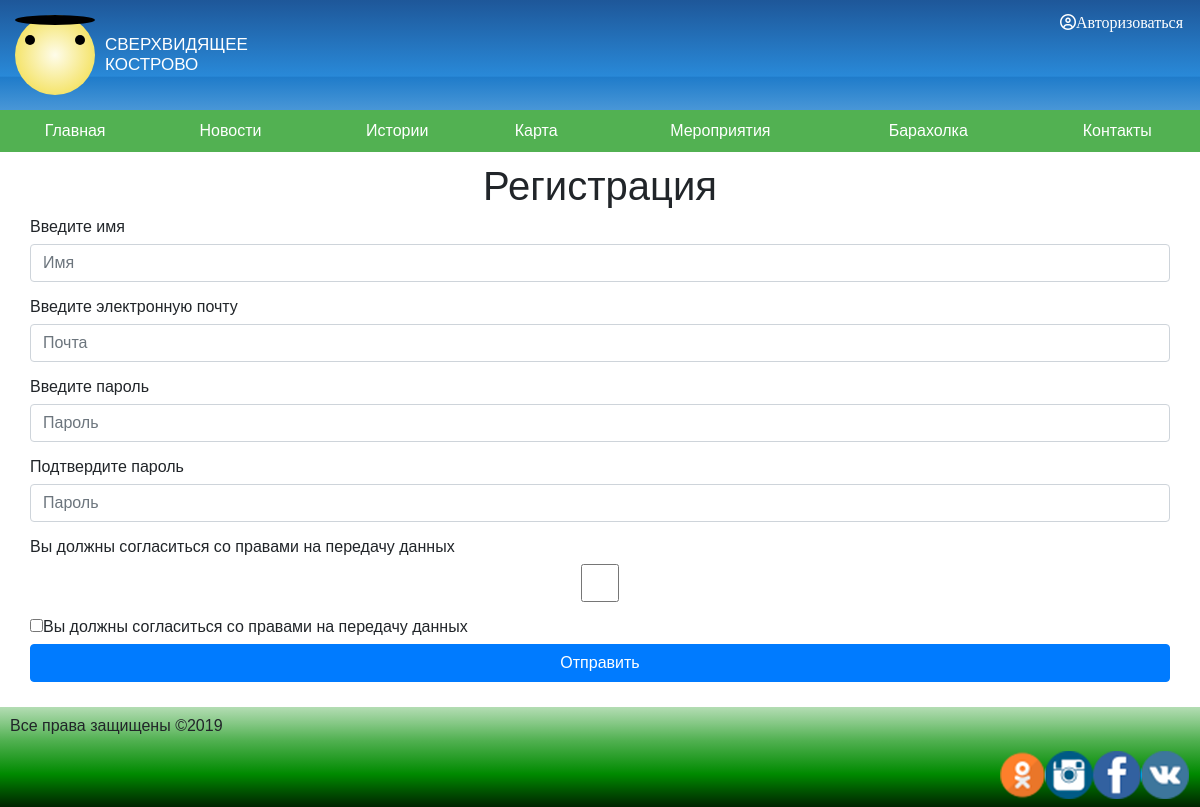
Before: /?page=reg with the older database file.
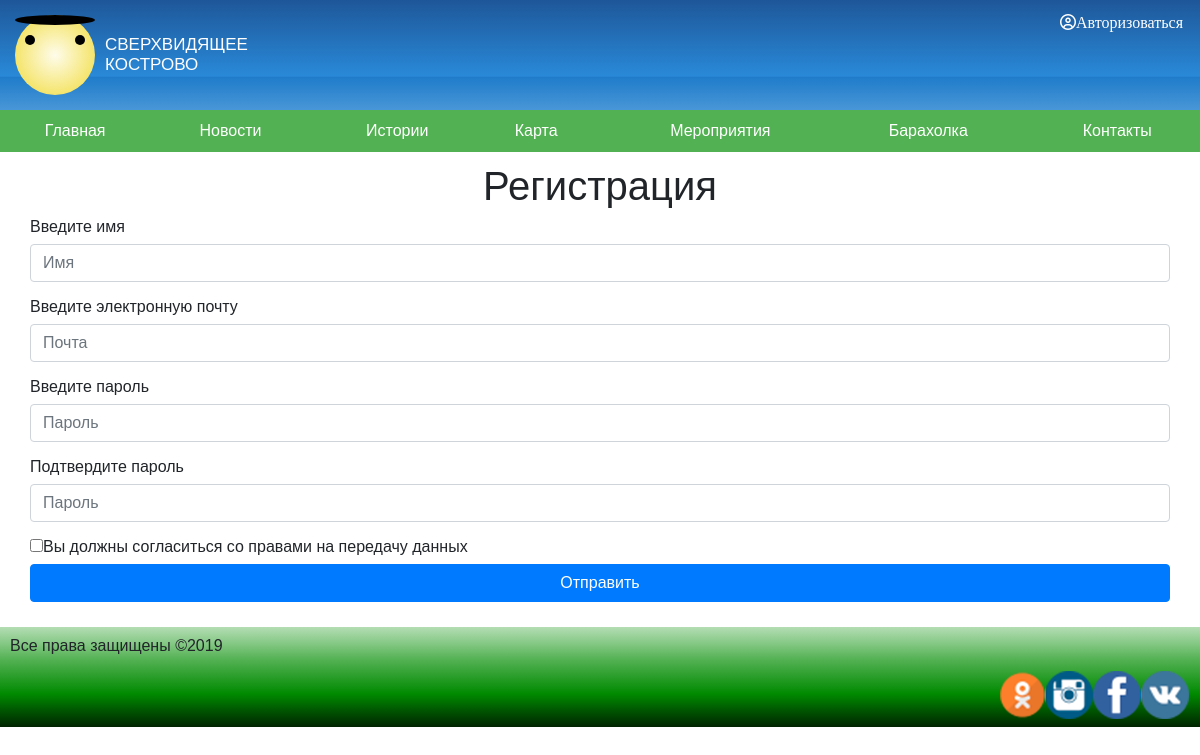
After: the same page with the newer database file.
### tables this page shows
CREATE TABLE `menu` (
  `id` int(11) NOT NULL,
  `url` varchar(255) NOT NULL DEFAULT '?page=',
  `title` text NOT NULL,
  `parent` int(11) NOT NULL DEFAULT '0'
);

CREATE TABLE `input_reg` (
  `id` int(11) NOT NULL,
  `placeholder` varchar(255) NOT NULL,
  `type` varchar(255) NOT NULL,
  `for` varchar(255) NOT NULL,
  `text` text NOT NULL,
  `name` varchar(255) NOT NULL
);

CREATE TABLE `social_network` (
  `id` int(11) NOT NULL,
  `url` text NOT NULL,
  `class` varchar(255) NOT NULL
);

### index.php (called while the page is built, shortened)
<?php
require 'functions/bd.php';
require 'functions/function.php';
connections();

### functions/function.php (the view, shortened to what this page needs)
<?php
function connections()
{
    $file = '';
    if (empty($_GET['page'])) {
        $file = 'main';
    } else {
        $file = $_GET['page'];
    }
    include 'tempate/header.php';
    include 'imip/' . $file . '.php';
    include 'tempate/footer.php';
}
function do_query($query)
{
    global $mysqli;
    $result = mysqli_query($mysqli, $query);
    return $result;
}
function get_menu()
{
    $sql = do_query('SELECT * FROM `menu` WHERE `parent` = "0" ORDER BY menu.id');
    $output = "<ul>";
    foreach ($sql as $r) {
        $output .= "<li><a href='" . $r['url'] . "'>" . $r['title'] . "</a></li>";
    }
    $output .= "</ul>";
    echo $output;
    return;
}
function input_reg()
{
    $sql = do_query('SELECT * FROM `input_reg` ORDER BY input_reg.id');
    $output = "<form method='post' action=''>";
    foreach ($sql as $r) {
        $output .= "<div class='form-group'><label for='" . $r['for'] . "'>" . $r['text'] . "</label><input class='form-control' type='" . $r['type'] . "' name='" . $r['name'] . "' placeholder='" . $r['placeholder'] . "' id='" . $r['for'] . "' value='".$_POST[$r['name']]."'></div>";
    }
    $output .= "<div class=\"checkbox\">
    <label>
      <input type=\"checkbox\">Вы должны согласиться со правами на передачу данных
    </label>
  </div> <button type=\"submit\" class=\"btn btn-default btn-primary\" name='submit'>Отправить</button></form>";
    echo $output;
    return;
}
function get_soclal()
{
    $out = '<div class="block_img">';
    $sql = do_query('SELECT * FROM `social_network`');
    foreach ($sql as $item) {
        $out .= '<a href="' . $item['url'] . '" class="' . $item['class'] . ' img_icons"></a>';
    }
    $out .= '</div>';
    echo $out;
    return;
}

### tempate/header.php (shortened to what this page needs)
<!doctype html>
<html lang="ru">
<head>
    <link rel="stylesheet" href="https://stackpath.bootstrapcdn.com/bootstrap/4.2.1/css/bootstrap.min.css"
>
    <link rel="stylesheet" href="css/style.css?t=<?php echo(microtime(true) . rand()); ?>">
    <link rel="stylesheet" href="font-icons/css/font-awesome.css">
</head>
<body>
<div class="container-fluid">
    <header>
        <div class="header">
            <div class="row">
                <div class="col-12">
                    <div class="logo">
                        <div class="sun move">
                            <div class="roth"></div>
                        </div>
                        <div class="slang"><p>сверхвидящее</p>
                            <p>кострово</p></div>
                    </div>
                    <div class="row">
                        <div class="col-12 no-col">
                            <button type="button" class="btn btn-primary modal-open" data-toggle="modal"
                                    data-target="#exampleModal">
                                <span class="fa fa-user-circle-o fa-1x">Авторизоваться</span>
                            </button>
                        </div>
                        <div class="col-12 menu-header">
                            <div class="menu">
                                <nav>
                                    <?php
                                    get_menu();
                                    ?>
                                </nav>
                            </div>
                        </div>
                    </div>
                </div>
            </div>
        </div>
    </header>
    <div class="container">

### imip/reg.php (shortened to what this page needs)
<h1 class="text-center">Регистрация</h1>
<?php
input_reg();

### tempate/footer.php (shortened to what this page needs)
</div>
<footer>
    <div class="footer">
        <p>Все права защищены &copy;<?php echo date('Y'); ?></p>
        <div class="block_icon">
                <?php get_soclal();?>
        </div>
    </div>
</footer>
</div>
</body>
</html>

Changed rows visible on the page:
removed input_reg: text "Вы должны согласиться со правами на передачу данных"
